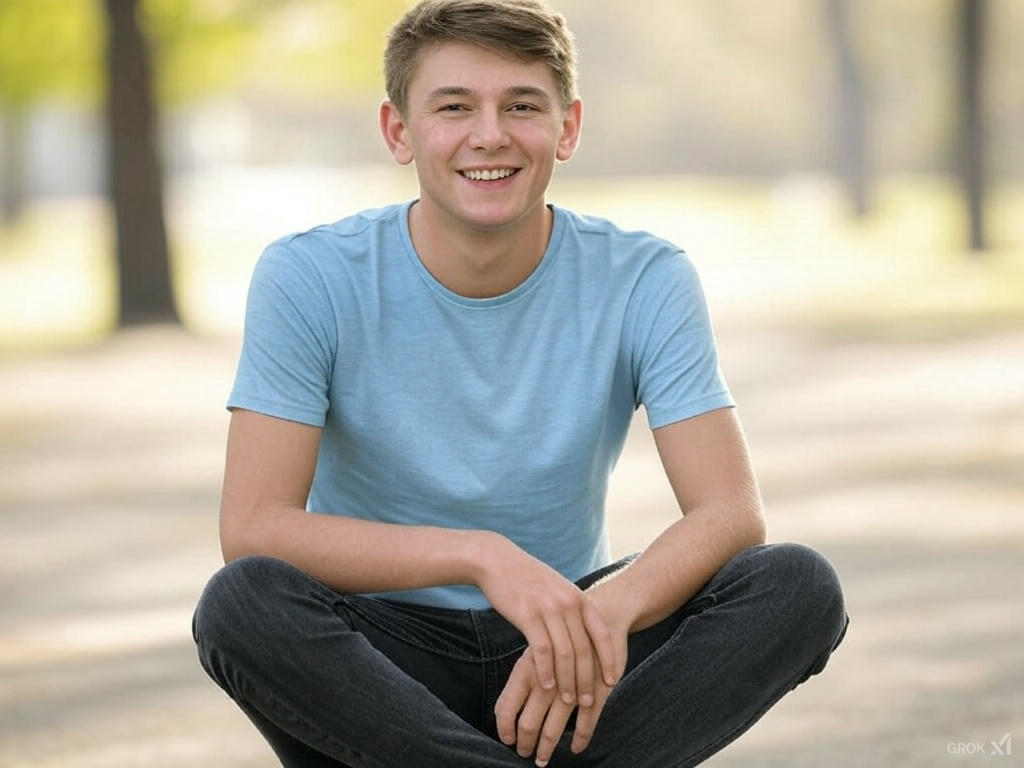
#> input picture dataset/casual/0YGwraQvRl2oCNaV.jpg, 1024 x 768 px; its folder holds only this picture in this run
$ python resize.py
#> lines starting #> are read from the running program, lines starting #| are printed output that depends on the picture
import os
from PIL import Image

def resize_images(input_folder, output_folder, size=(256, 256)):
#> called with input_folder = 'dataset', output_folder = 'dataset_resized', size = (256, 256)
    if not os.path.exists(output_folder):
        os.makedirs(output_folder)

    for category in os.listdir(input_folder):
        category_path = os.path.join(input_folder, category)
        output_category_path = os.path.join(output_folder, category)

        if os.path.isdir(category_path):
            if not os.path.exists(output_category_path):
                os.makedirs(output_category_path)

            image_counter = 1  # Reinicia el contador para cada categoría

            for img_name in os.listdir(category_path):
                img_path = os.path.join(category_path, img_name)

                # Verifica que sea una imagen válida
                if not img_name.lower().endswith((".png", ".jpg", ".jpeg", ".bmp", ".gif")):
                    print(f"⚠️ Saltando archivo no válido: {img_name}")
                    continue

                # Nuevo nombre de la imagen con categoría y número secuencial
                new_img_name = f"{category}_{image_counter:03d}.jpg"  # Ejemplo: casual_001.jpg
                output_img_path = os.path.join(output_category_path, new_img_name)

                try:
                    with Image.open(img_path) as img:
#> img is the input picture: PIL image 1024x768 RGB; mean R, G, B 175.2, 170.6, 156.8
                        img_resized = img.resize(size, Image.LANCZOS)
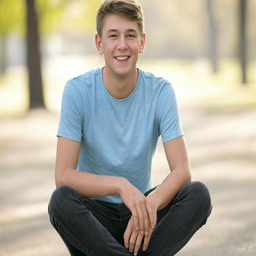
#> img_resized: PIL image 256x256 RGB; mean R, G, B 175.2, 170.6, 156.8
                        img_resized.save(output_img_path)
                    print(f"✅ Redimensionado y renombrado: {output_img_path}")
                    image_counter += 1  # Incrementa el contador para la categoría actual
                except Exception as e:
                    print(f"⚠️ Error procesando {img_name}: {e}")
#> pass 2 of the loop in resize_images, `for category in os.listdir(input_folder):`:
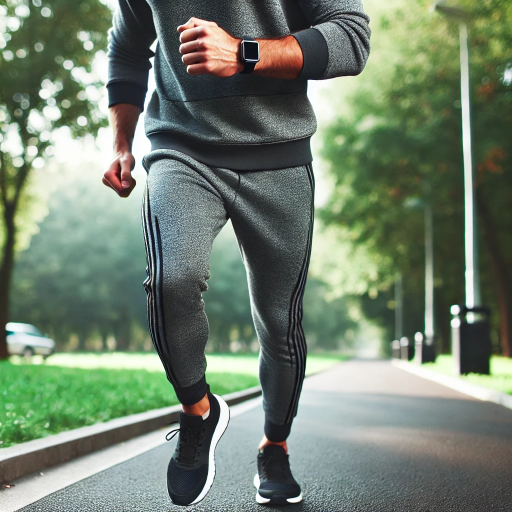
#> input picture dataset/deportivo/03800978-A6BA-48DD-A3E7-38297FAC2120.png, 1024 x 1024 px (shown at 1/2 size)
#> in resize_images, img is the input picture: PIL image 1024x1024 RGB; mean R, G, B 114.7, 129.2, 111.5
#> in resize_images, `img_resized = img.resize(size, Image.LANCZOS)`:
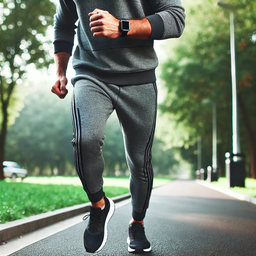
#> img_resized: PIL image 256x256 RGB; mean R, G, B 114.7, 129.2, 111.5

# Configuración
input_folder = "dataset"  # Carpeta con imágenes originales
output_folder = "dataset_resized"  # Carpeta de salida
size = (256, 256)  # Cambia a (512, 512) si prefieres más calidad

resize_images(input_folder, output_folder, size)
